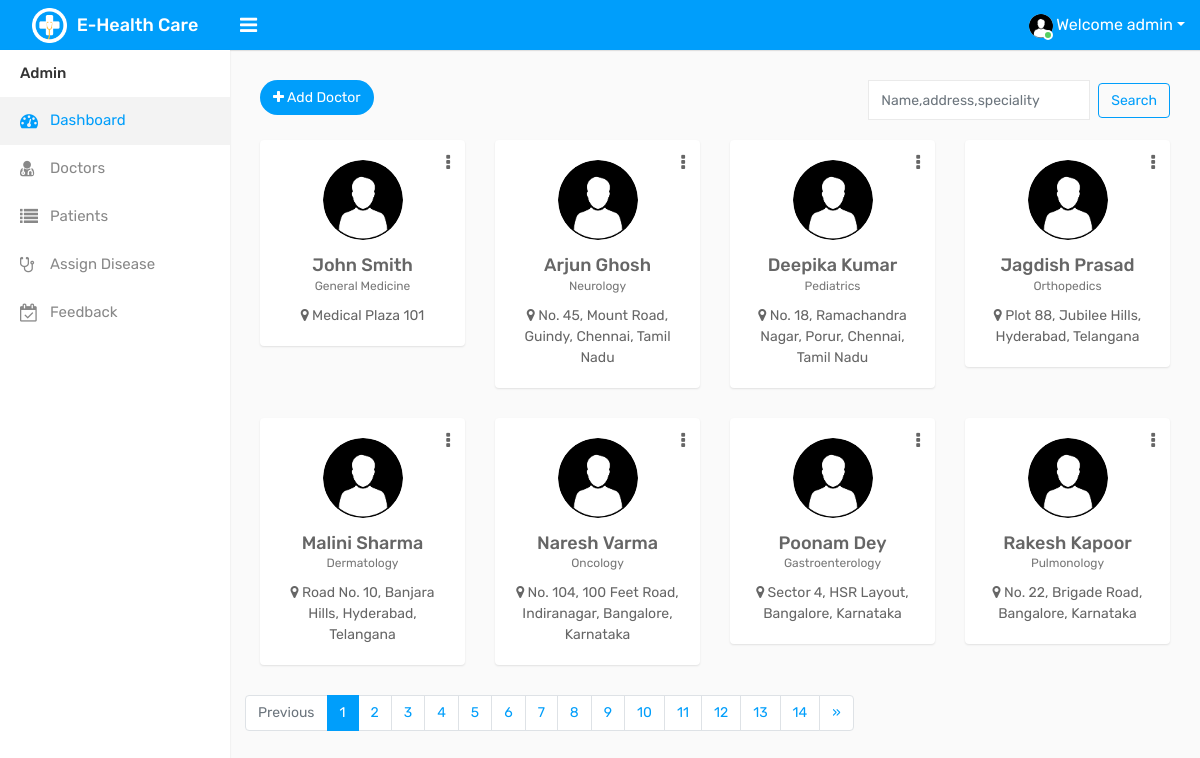
Screenshot of /roleadmin/doctors_list/ (signed in) with the database file from the repository.
### doctor/models.py (models this page shows, shortened)
class DoctorInfo(models.Model):
    user=models.OneToOneField(User,on_delete=models.CASCADE)
    address=models.CharField(max_length=100)
    phone_regex = RegexValidator(regex=r'^\+?1?\d{9,15}$', message="Phone number must be entered in the format: '+999999999'. Up to 15 digits allowed.")
    phone_number = models.CharField(validators=[phone_regex], max_length=17, blank=True)
    picture=models.ImageField(blank=True,null=True)
    department=models.CharField(max_length=30)
    gender=models.CharField( max_length=50,blank=True,choices=(('Female','Female'),('Male','Male'),('Other','Other')))
    doctorID=models.CharField(max_length=50,unique=True)
    education_college=models.CharField(max_length=100)
    education_degree=models.CharField(max_length=100)
    education_year=models.DateTimeField()

### roleadmin/decoratos.py (the view, shortened to what this page needs)
        def wrapper_func(request,*args,**kwargs):
            if not request.user.is_authenticated:
                return redirect('roleadmin_login')
            if request.user.is_superuser or (request.user.username and request.user.username.lower() == 'dhanush') or (request.user.email and request.user.email.lower() == 'dhanushnaginane@gmail.com'):
                return view_func(request,*args,**kwargs)

### roleadmin/decoratos.py (called while the page is built, shortened)
def allowed_users(allowed_roles=[]):
    def decorator(view_func):
        def wrapper_func(request,*args,**kwargs):
            if not request.user.is_authenticated:
                return redirect('roleadmin_login')
            if request.user.is_superuser or (request.user.username and request.user.username.lower() == 'dhanush') or (request.user.email and request.user.email.lower() == 'dhanushnaginane@gmail.com'):
                return view_func(request,*args,**kwargs)
        return wrapper_func
    return decorator

### roleadmin/templates/roleadmin/doctor_list.html (shortened to what this page needs)
{% extends 'base_admin.html' %}
{% load static %}
{% block body_content %}
<div class="page-wrapper">
    <div class="content">
        <div class="row">
            <div class="col-sm-4 col-3">
                        <a href="add" class="btn btn-primary btn-rounded float-left"><i class="fa fa-plus"></i> Add Doctor</a>
            </div>
            <div class="col-sm-8 col-9 text-right m-b-20">
            <form class="form-inline my-2 my-lg-0 float-right" method="GET" action="" style="text-align: right;">
                <input  type="text" class="form-control mr-sm-2" value="{{ request.GET.term }}" name="term" placeholder="Name,address,speciality">
                <button class="btn btn-outline-primary my-2 my-sm-0" type="submit" value="submit">Search</button>
              </form>
            </div>
        </div>
        <div class="row doctor-grid">
            {% for doctor in doctors %}
            <div class="col-md-4 col-sm-4  col-lg-3">
                <div class="profile-widget">
                    <div class="doctor-img">
                        {% if doctor.picture %}
                        <a class="avatar"><img alt="" src="{{doctor.picture.url}}" style="width: 100%; height: 100%;"></a>
                        {% else %}
                        <img class="avatar" src="{% static 'assets/img/user.png' %}" alt="upload profile" style="width: 100%; height: 100%;" >
                        {% endif %}
                    </div>
                     <div class="dropdown profile-action">
                        <a class="action-icon dropdown-toggle" data-toggle="dropdown" aria-expanded="false"><i class="fa fa-ellipsis-v"></i></a>
                    </div>
                    <h4 class="doctor-name text-ellipsis"><a>{{doctor.user.first_name}}&nbsp;{{doctor.user.last_name}}</a></h4>
                    <div class="doc-prof">{{doctor.department}}</div>
                    <div class="user-country">
                        <i class="fa fa-map-marker"></i> {{doctor.address}}
                    </div>
                </div>
            </div>
         {% endfor %}
         {% if doctors.has_other_pages %}
         <nav aria-label="Page navigation example">
         <ul class="pagination justify-content-center"">
         {% if doctors.has_previous %}
         <li class="page-item">
         <a class="page-link" href="#" aria-label="Previous">
         <span aria-hidden="true">&laquo;</span>
         </a>
         </li>
         {% else %}
         <li class="page-item disabled">
         <a class="page-link" href="#" tabindex="-1" aria-disabled="true">Previous</a>
         </li>
         {% endif %}
         {% for i in doctors.paginator.page_range %}
         {% if doctors.number == i %}
              <li class="page-item active" aria-current="page">
                 <a class="page-link" href="#">{{i}} <span class="sr-only">(current)</span></a>
             </li>
         {% else %}
           <li class="page-item"><a class="page-link" href="?page={{ i }}">{{i}}</a></li>
         {% endif %}
         {% endfor %}
         {% if doctors.has_next %}
         <li class="page-item">
         <a class="page-link" href="#" aria-label="Next">
         <span aria-hidden="true">&raquo;</span>
         </a>
         </li>
         {% else %}
         <li class="page-item disabled">
         <a class="page-link" href="#" tabindex="-1" aria-disabled="true">Next</a>
         </li>
         {% endif %}
         </ul>
         </nav>
         {% endif %}
    </div>
{% endblock %}

### rows the page displays
DoctorInfo: user.first_name "John", user.last_name "Smith", department "General Medicine", address "Medical Plaza 101"
DoctorInfo: user.first_name "Arjun", user.last_name "Ghosh", department "Neurology", address "No. 45, Mount Road, Guindy, Chennai, Tamil Nadu"
DoctorInfo: user.first_name "Deepika", user.last_name "Kumar", department "Pediatrics", address "No. 18, Ramachandra Nagar, Porur, Chennai, Tamil Nadu"
DoctorInfo: user.first_name "Jagdish", user.last_name "Prasad", department "Orthopedics", address "Plot 88, Jubilee Hills, Hyderabad, Telangana"
DoctorInfo: user.first_name "Malini", user.last_name "Sharma", department "Dermatology", address "Road No. 10, Banjara Hills, Hyderabad, Telangana"
DoctorInfo: user.first_name "Naresh", user.last_name "Varma", department "Oncology", address "No. 104, 100 Feet Road, Indiranagar, Bangalore, Karnataka"
DoctorInfo: user.first_name "Poonam", user.last_name "Dey", department "Gastroenterology", address "Sector 4, HSR Layout, Bangalore, Karnataka"
DoctorInfo: user.first_name "Rakesh", user.last_name "Kapoor", department "Pulmonology", address "No. 22, Brigade Road, Bangalore, Karnataka"

### other values shown
{{ i }} "1"
{{ i }} "2" "3" "4" "5" "6" "7" "8" "9" "10" "11" "12" "13" "14"
